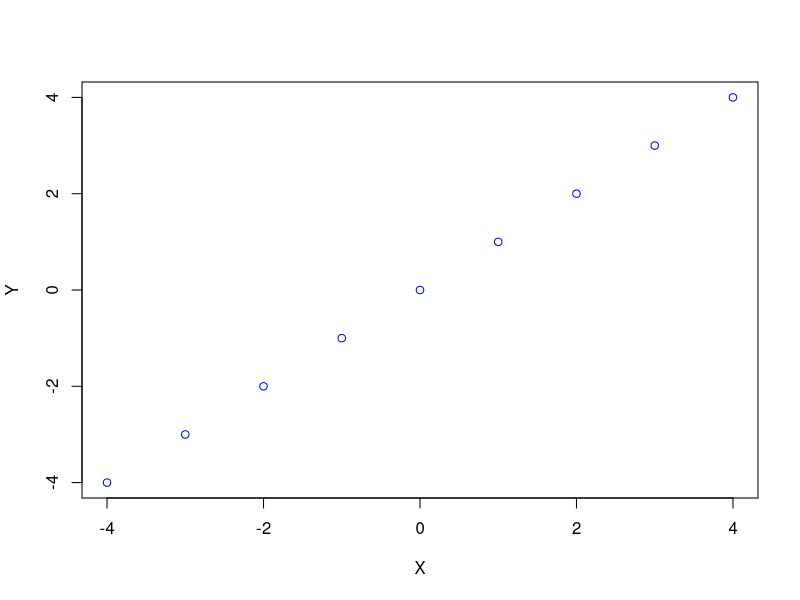
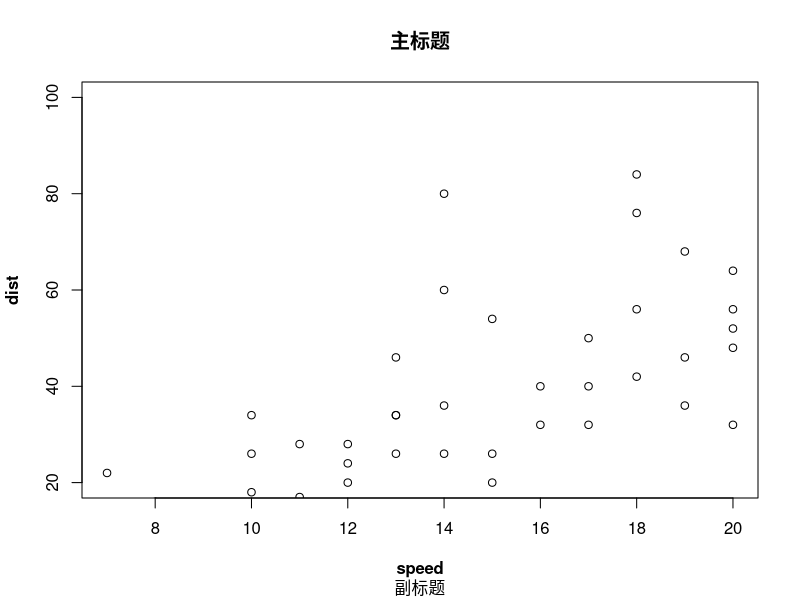
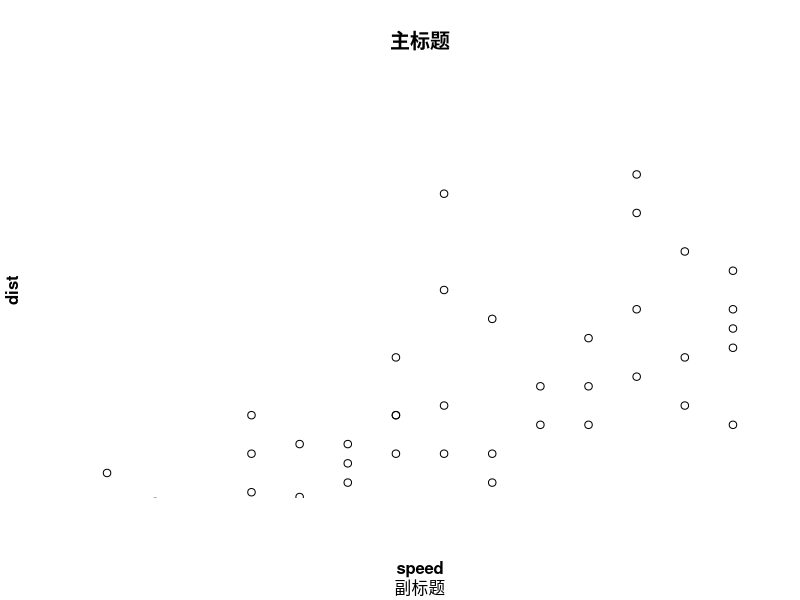
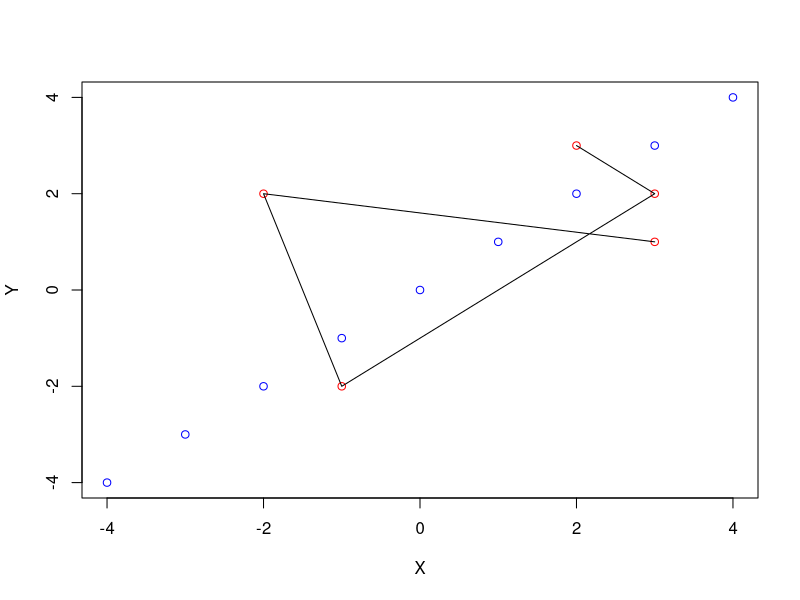
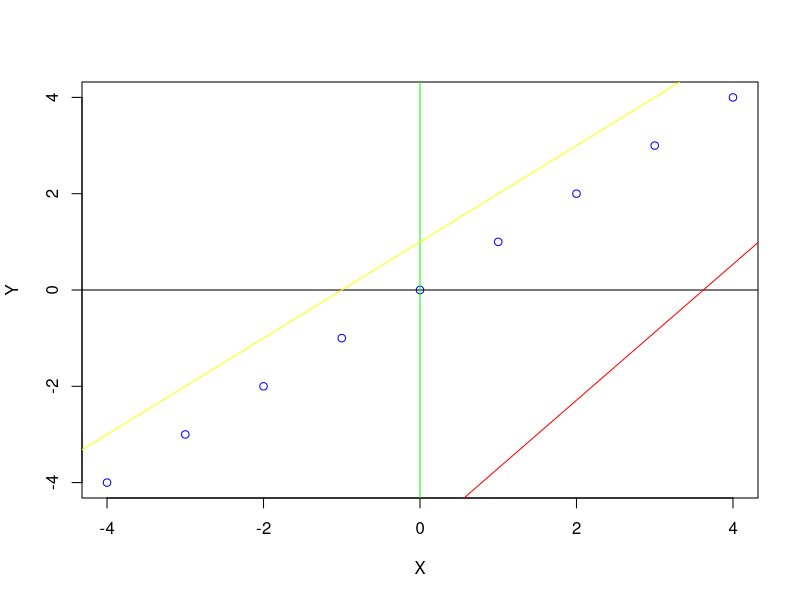
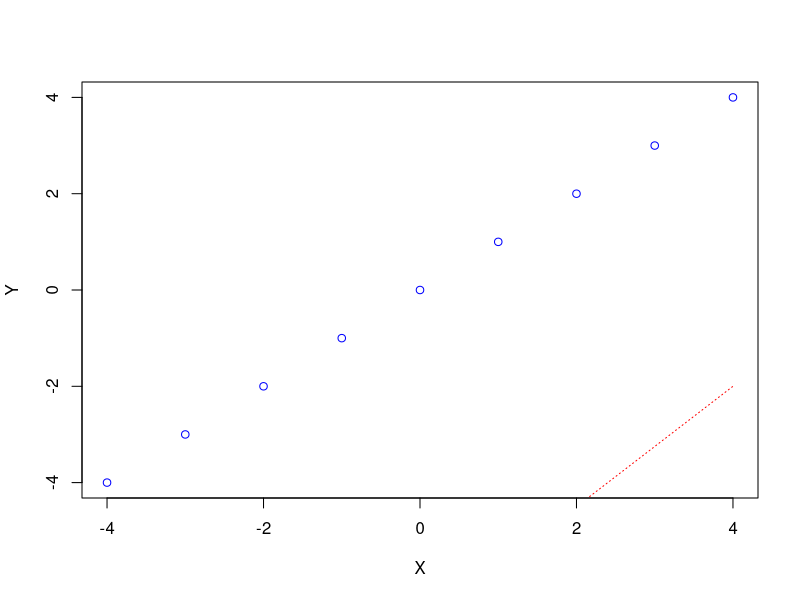
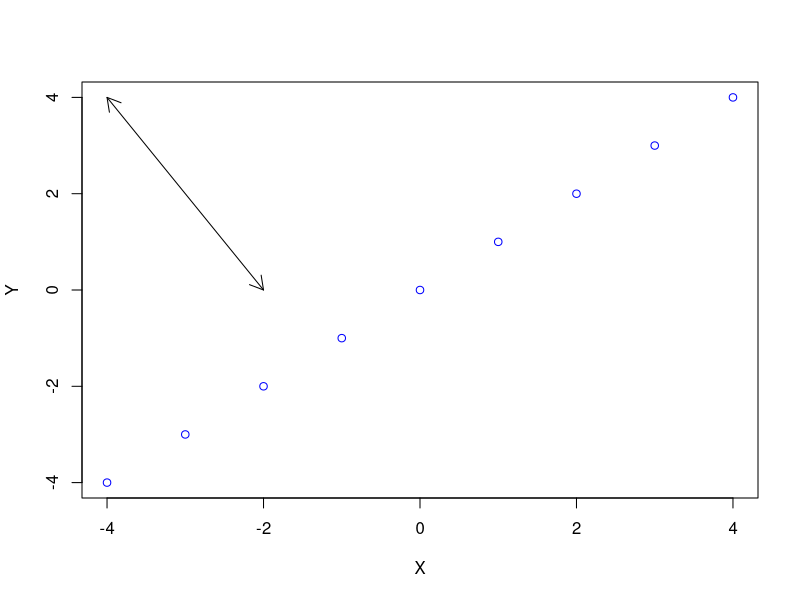
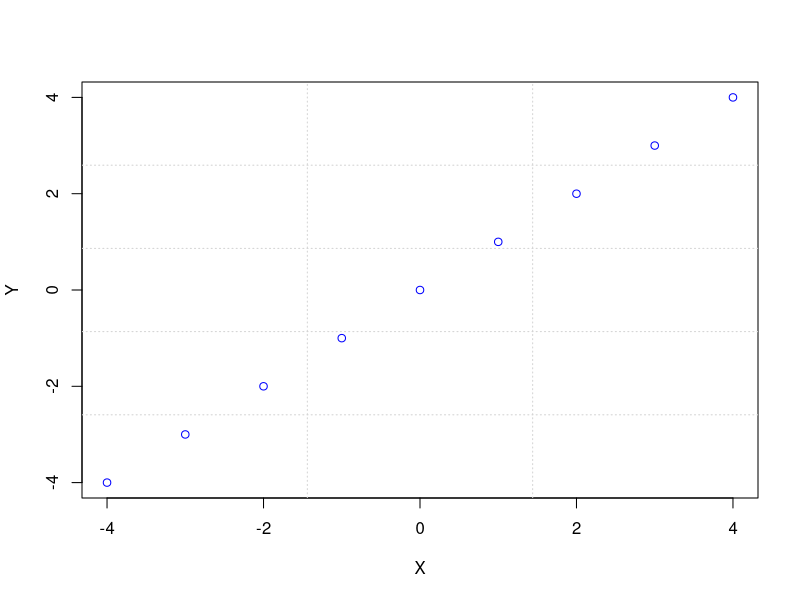

R code for these plots, in order: (Note: this script raises an error after producing the figures.)
## ---- chunk 1
knitr::opts_chunk$set(echo = TRUE)

setwd("D:/XH/R_Project/Questionnaire/file/R notebook")
## ---- chunk 2
plot(x = c(-4:4),y = c(-4:4),type = 'p', col = 'blue', xlab = 'X', ylab = 'Y')
## ---- chunk 3
plot(cars,font.lab=2,main="主标题",sub="副标题",type="p",xlim=c(7,20),ylim=c(20,100))
## ---- chunk 4
plot(cars,font.lab=2,main="主标题",sub="副标题",type="p",xlim=c(7,20),ylim=c(20,100),axes=F)
## ---- chunk 5
plot(x = -4:4,y = -4:4,type = 'p', col = 'blue', xlab = 'X', ylab = 'Y')
points(x = c(3,-2,-1,3,2), y = c(1,2,-2,2,3), col = 'red')
lines(x = c(3,-2,-1,3,2), y = c(1,2,-2,2,3), col = 'black')
## ---- chunk 6
plot(x = -4:4,y = -4:4,type = 'p', col = 'blue', xlab = 'X', ylab = 'Y')
abline(h = 0, col = 'black')
abline(v = 0, col = 'green')
abline(a = 1,b = 1, col = 'yellow')
abline(lm(mtcars$mpg ~ mtcars$qsec), col = 'red')
## ---- chunk 7
plot(x = -4:4,y = -4:4,type = 'p', col = 'blue', xlab = 'X', ylab = 'Y')
segments(x0 = 2, y0 = -4.5, x1 = 4, y1 = -2, col = 'red', lty = 'dotted')
## ---- chunk 8
plot(x = -4:4,y = -4:4,type = 'p', col = 'blue', xlab = 'X', ylab = 'Y')
arrows(x0 = -4, y0 = 4, x1 = -2, y1 = 0, length = 0.15, angle = 30, code = 3)
## ---- chunk 9
plot(x = -4:4,y = -4:4,type = 'p', col = 'blue', xlab = 'X', ylab = 'Y')
grid(nx = 3, ny = 5, col = 'lightgray', lty = 'dotted')
## ---- chunk 10
plot(x = -4:4,y = -4:4,type = 'p', col = 'blue', xlab = 'X', ylab = 'Y')
polygon(x = c(3,-2,-1,3,2), y = c(1,2,-2,2,3),col = 'red')
# 绘制两个矩形，并填充颜色
rect(xleft = c(-4,0), ybottom = c(2,-4), xright = c(-2,2), ytop = c(4,-2), col = c('blue','yellow'))
## ---- chunk 11
# title():红色标题、蓝色子标题、坐标轴标签为绿及字体大小为0.75
plot(mtcars$wt,mtcars$mpg, main = '',sub = '', xlab = '', ylab = '')
title(main = 'My Title', col.main = 'red', sub = 'My sub-title', col.sub = 'blue', xlab = 'My X label', ylab = 'My Y label', col.lab = 'green', cex.lab = 0.75)
## ---- chunk 12
# text()、mtext():绘图区域、边缘区域添加文本
plot(mtcars$wt,mtcars$mpg, main = 'Milage vs. Car Weight', xlab = 'Weight', ylab = 'Mileage', pch= 18, col = 'blue')
text(x = mtcars$wt,y = mtcars$mpg, labels = row.names(mtcars), cex = 0.6, pos = 4, col = 'red')
mtext('Added by mtext()', side = 2, line = 2, col = 'blue')
## ---- chunk 13
x <- c(1:10); y <- x ; z <- x/10
par(mar = c(5,4,4,8)+0.1)
plot(x,y, type = 'b', pch = 21, col = 'red', yaxt = 'n', lty = 3, xlab = '', ylab = '')
lines(x,z, type = 'b', pch = 22, col = 'blue', lty = 2)
# 左侧添加坐标轴，并设置刻度标签样式
axis(side = 2, at = x, labels = x, col.axis = 'red', las = 2)
# 右侧添加坐标轴，并设置标签及刻度线长度
axis(side = 4, at = z, labels = round(z, digits = 2), col.axis = 'blue', las = 2, cex.axis = 0.7, tck = -0.1)
mtext('y = 1/x', side = 4, line = 3, cex.lab = 1, las =2, col = 'blue')
title('An Example of Creative Axes', xlab = 'X values', ylab = 'Y = X')
## ---- chunk 14
counts <- table(mtcars$vs, mtcars$gear)
barplot(counts, main = 'Car Distribution by Gears and VS', xlab = 'Number of Gears', col = c('darkblue', 'red'), beside = TRUE)
legend(x = 7.5, y = 12, legend = c('L-A', 'L-B'), pch = 15, col=c('blue', 'red'),cex= 0.8, pt.cex = 1, box.lty = 'dashed')
## ---- chunk 15
par(mgp=c(1.6,0.6,0),mar=c(3,3,2,1))
X=1:10;Y=1:10
line_type=c(1:6)
line_width=seq(from=0.6,by=0.6,length=6)
plot(X,Y,col="blue",pch=16,type="n",main="line type and line width",font.lab=2,cex.lab=1.2)
abline(h=3:8,lty=line_type,col=colors()[120:126],lwd=line_width)
text(3:8,3:8,adj=0,labels=paste("lty=",line_type,",lwd=",line_width),col="red",cex=1.2,font=3)

## ---- chunk 16

## ---- chunk 17
par(mgp=c(1.6,0.6,0),mar=c(3,3,2,1))
pch_type=c(1:5,15:19)
X=1:10;Y=rep(6,10)
plot(X,Y,col=1:10,pch=pch_type,cex=2,main="pch",font.lab=2)
text(X,Y ,col=1:10,adj=-0.5,labels=paste("pch=",pch_type),
srt=90) 

## ---- chunk 18

## ---- chunk 19

## ---- chunk 20

## ---- chunk 21

## ---- chunk 22

## ---- chunk 23
demo(plotmath)
## ---- chunk 24
# 之后创建的所有图形都将拥有斜体、 1.5倍于默认文本大小的坐标轴标签（名称），以及粗斜体、2倍于默认文本大小的标题。
par(font.lab = 3, cex.lab = 1.5, font.main = 4, cex.main = 2)

## ---- chunk 25
par(mgp=c(1.6,0.6,0),mar=c(3,3,2,1))
X=1:10;Y=1:10
cex_type=c(0.7,0.8,0.9,1,2,3,4,5,6,7)
plot(X,Y,col="blue",pch=16,
cex=cex_type,   #绘图符号大小，1是正常大小
cex.axis=1.1,  #坐标轴刻度数字大小
cex.lab=1.2,   #坐标轴标签大小
cex.main=1.4,    #标题文字大小
#cex.sub=1.3,   #副标题文字大小
font.axis=3,  #坐标轴刻度数字字体，斜体
font.lab=2,   #坐标轴标签字体，粗体
font.main=4,   #标题字体，粗斜体
#font.sub=1,   #副标题字体，正常
main="字体",
xlim=c(1,12),ylim=c(1,12))
text(X,Y,adj=0,labels=paste("cex=",cex_type),col="red",cex=1.2,font=3) 
## ---- chunk 26
# 生成一幅4英寸宽、3英寸高、上下边界为1英寸、左边界为0.5英寸、右边界为0.2英寸的图形
par(pin = c(4,3), mai = c(1,.5,1,.2))
## ---- chunk 27

## ---- chunk 28
# 在par()函数中使用图形参数mfrow=c(nrows, ncols)来创建按行填充的、行数为nrows、列数为ncols的图形矩阵。
# 另外，可以使用nfcol=c(nrows, ncols)按列填充矩阵。

mypar <- par(mfrow = c(2,2))
plot(mtcars$wt, mtcars$mpg, main = 'Scatterplot of wt vs. mpg')
plot(mtcars$wt, mtcars$disp, main = 'Scatterplot of wt vs. disp')
hist(mtcars$wt, main = 'Histogram of wt')
boxplot(mtcars$wt, main = 'Boxplot of wt')
par(mypar)
## ---- chunk 29
# 请注意，高级绘图函数hist()包含了一个默认的标题（使用main=""可以禁用它，抑或使用ann=FALSE来禁用所有标题和标签

mypar <- par(mfrow = c(3,1))
hist(mtcars$wt, main = 'Histogram of wt')
hist(mtcars$mpg, main = 'Histogram of mpg')
hist(mtcars$disp, main = 'Histogram of disp')
par(mypar)
## ---- chunk 30
# 一幅图被置于第1行，另两幅图则被置于第2行：
# layout(mat = matrix(c(1,1,2,3), byrow = TRUE), widths = c(3,1), heights = c(1,2))
# layout.show(3)
# hist(mtcars$wt, main = 'Histogram of wt')
# hist(mtcars$mpg[1:3], main = 'Histogram of mpg')
# hist(mtcars$disp, main = 'Histogram of disp')
# par(mar=c(1,1,1,1))
## ---- chunk 31
# 将一幅图形置于第1行，两幅图形置于第2行。
# 但第1行中图形的高度是第2行中图形高度的三分之一。
# 除此之外，右下角图形的宽度是左下角图形宽度的四分之一：

layout(mat = matrix(c(1,1,2,3),2,2, byrow = TRUE), widths = c(3,1), heights = c(1,2))
layout.show(3)
hist(mtcars$wt, main = 'Histogram of wt')
hist(mtcars$mpg, main = 'Histogram of mpg')
hist(mtcars$disp, main = 'Histogram of disp')
par(mar=c(1,1,1,1))
## ---- chunk 32
# 通过排布或叠加若干图形来创建单幅的、有意义的图形，这需要有对图形布局的精细控制能力。你可以使用图形参数fig=完成这个任务。

opar <- par(no.readonly = TRUE)
par(fig = c(0,0.8,0,0.8))
# 散点图
plot(mtcars$wt, mtcars$mpg, xlab = 'Miles Per Gallon', ylab = 'Car Weight')

# 在上方添加箱线图
par(fig = c(0,0.8,0,0.8), new = TRUE)
boxplot(mtcars$wt, horizontal = TRUE, axes = FALSE)
# 在右侧添加箱线图
par(fig = c(0.65,1,0,0.8), new = TRUE)
boxplot(mtcars$mpg, axes = FALSE)

mtext('Enhanced Scatterplot', side = 3, outer = TRUE, line = -3)
par(opar)
